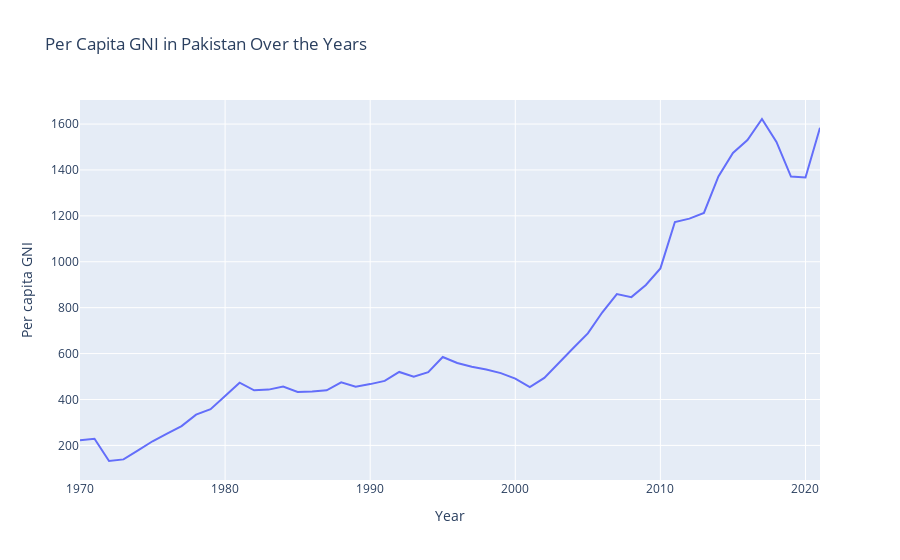

Here is the notebook cell this chart was saved with:
### Code cell
# Create line plot
fig = px.line(pakistan_data, x='Year', y='Per capita GNI', title='Per Capita GNI in Pakistan Over the Years')

fig.show()

### Figure 1 — Plotly figure (JSON) as saved in the notebook; plotly's stock layout.template omitted (floating-point values rounded to 4 significant figures)
{"data": [{"hovertemplate": "Year=%{x}<br>Per capita GNI=%{y}<extra></extra>", "legendgroup": "", "line": {"color": "#636efa", "dash": "solid"}, "marker": {"symbol": "circle"}, "mode": "lines", "name": "", "orientation": "v", "showlegend": false, "type": "scatter", "x": [1970, 1971, 1972, 1973, 1974, 1975, 1976, 1977, 1978, 1979, 1980, 1981, 1982, 1983, 1984, 1985, 1986, 1987, 1988, 1989, 1990, 1991, 1992, 1993, 1994, 1995, 1996, 1997, 1998, 1999, 2000, 2001, 2002, 2003, 2004, 2005, 2006, 2007, 2008, 2009, 2010, 2011, 2012, 2013, 2014, 2015, 2016, 2017, 2018, 2019, 2020, 2021], "xaxis": "x", "y": [222, 229, 132, 139, 178, 218, 251, 284, 334, 358, 415, 473, 440, 443, 456, 433, 435, 440, 475, 456, 467, 481, 520, 499, 519, 585, 559, 543, 531, 515, 491, 454, 494, 561, 624, 688, 780, 859, 846, 899, 971, 1173, 1188, 1213, 1372, 1474, 1530, 1622, 1522, 1371, 1367, 1584], "yaxis": "y"}], "layout": {"legend": {"tracegroupgap": 0}, "title": {"text": "Per Capita GNI in Pakistan Over the Years"}, "xaxis": {"anchor": "y", "domain": [0, 1], "title": {"text": "Year"}}, "yaxis": {"anchor": "x", "domain": [0, 1], "title": {"text": "Per capita GNI"}}}}
